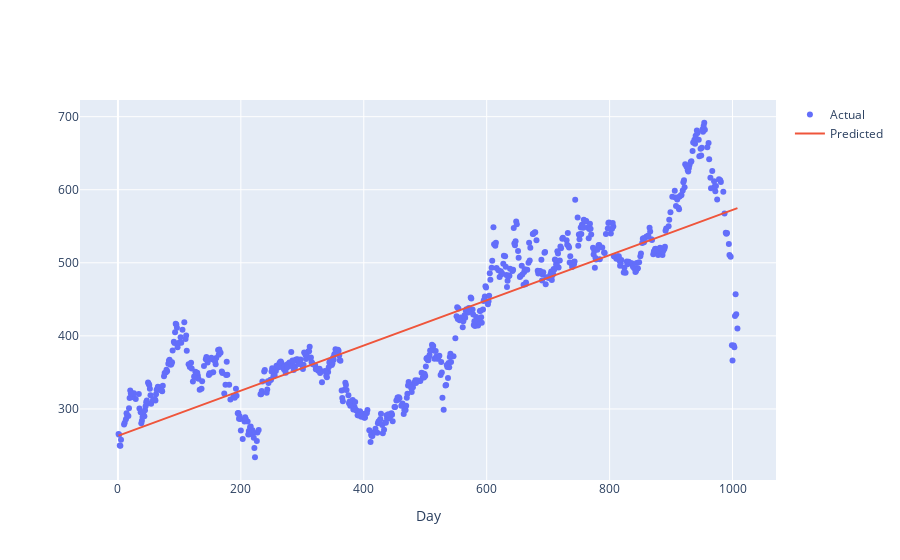

Notebook source saved alongside this figure:
### Code cell
iplot(plot2)

### Figure 1 — Plotly figure (JSON) as saved in the notebook; plotly's stock layout.template omitted (floating-point values rounded to 4 significant figures; data arrays with more than 128 entries replaced by an {"elided": "..."} marker saying what was removed)
{"data": [{"mode": "markers", "name": "Actual", "type": "scatter", "x": {"elided": "706 int values"}, "y": {"elided": "706 float values"}}, {"mode": "lines", "name": "Predicted", "type": "scatter", "x": {"elided": "706 int values"}, "y": {"elided": "706 float values"}}], "layout": {"xaxis": {"title": {"text": "Day"}}}}
